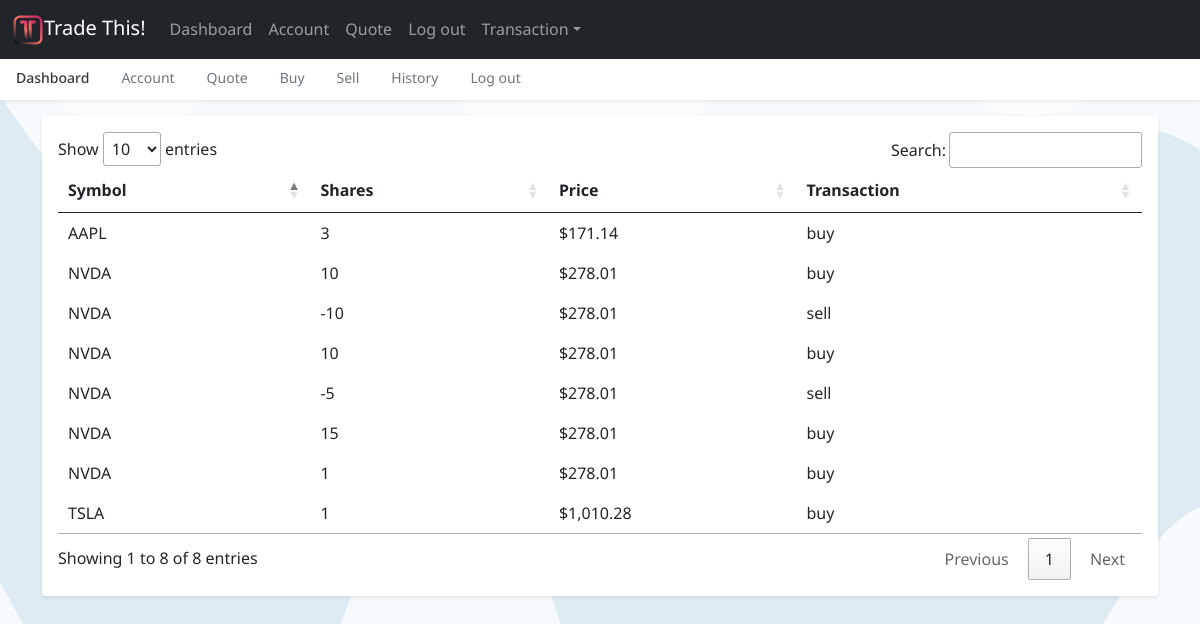
The app's page /history (signed in) with its own data.
### tables this page shows
CREATE TABLE 'user_stocks' ('user_id' integer, 'symbol' text, 'shares' integer, 'price' numeric, 'operation' text);

### app.py (the view)
@app.route("/history")
@login_required
def history():
    user_stocks = db.execute("SELECT * FROM user_stocks WHERE user_id = ?", session["user_id"])
    return render_template("history.html", user_stocks=user_stocks)

### app.py (called while the page is built)
@app.after_request
def after_request(response):
    response.headers["Cache-Control"] = "no-cache, no-store, must-revalidate"
    response.headers["Expires"] = 0
    response.headers["Pragma"] = "no-cache"
    return response

### helpers.py (called while the page is built)
def login_required(f):
    @wraps(f)
    def decorated_function(*args, **kwargs):
        if session.get("user_id") is None:
            return redirect("/welcome")
        return f(*args, **kwargs)
    return decorated_function

def usd(value):
    return f"${value:,.2f}"

### templates/history.html (shortened to what this page needs)
{% extends "layout.html" %}
{% block headscript %}
    <link rel="stylesheet" type="text/css" href="https://cdn.datatables.net/1.11.3/css/jquery.dataTables.css">
{% endblock %}
{% block main %}
  <div class="acrylic shadow my-3 p-3 bg-body rounded shadow-sm">
    <table id="data" class="table table-borderless table-responsive">
      <thead>
        <tr>
            <th scope="col">Symbol</th>
            <th scope="col">Shares</th>
            <th scope="col">Price</th>
            <th scope="col">Transaction</th>
        </tr>
      </thead>
          <tbody>
              {% for stock in user_stocks %}
              <tr>
                  <td>
                      {{ stock.symbol }}
                  </td>
                  <td>
                      {{ stock.shares }}
                  </td>
                  <td>
                      {{ stock.price | usd }}
                  </td>
                  <td>
                      {{ stock.operation }}
                  </td>
              </tr>
              {% endfor %}
          </tbody>
    </table>
  </div>
{% endblock %}

### static/css/index-style.css (style rules this page uses)
html, body { overflow-x: hidden; font-family: 'Noto Sans', sans-serif; }
body { padding-top: 56px; background-image: url(./stacked-waves-haikei.svg); }

### records on screen
user_stocks: symbol "NVDA", shares "10", price "$278.01", operation "buy"
user_stocks: symbol "NVDA", shares "-10", price "$278.01", operation "sell"
user_stocks: symbol "NVDA", shares "10", price "$278.01", operation "buy"
user_stocks: symbol "NVDA", shares "-5", price "$278.01", operation "sell"
user_stocks: symbol "NVDA", shares "15", price "$278.01", operation "buy"
user_stocks: symbol "NVDA", shares "1", price "$278.01", operation "buy"
user_stocks: symbol "AAPL", shares "3", price "$171.14", operation "buy"
user_stocks: symbol "TSLA", shares "1", price "$1,010.28", operation "buy"
